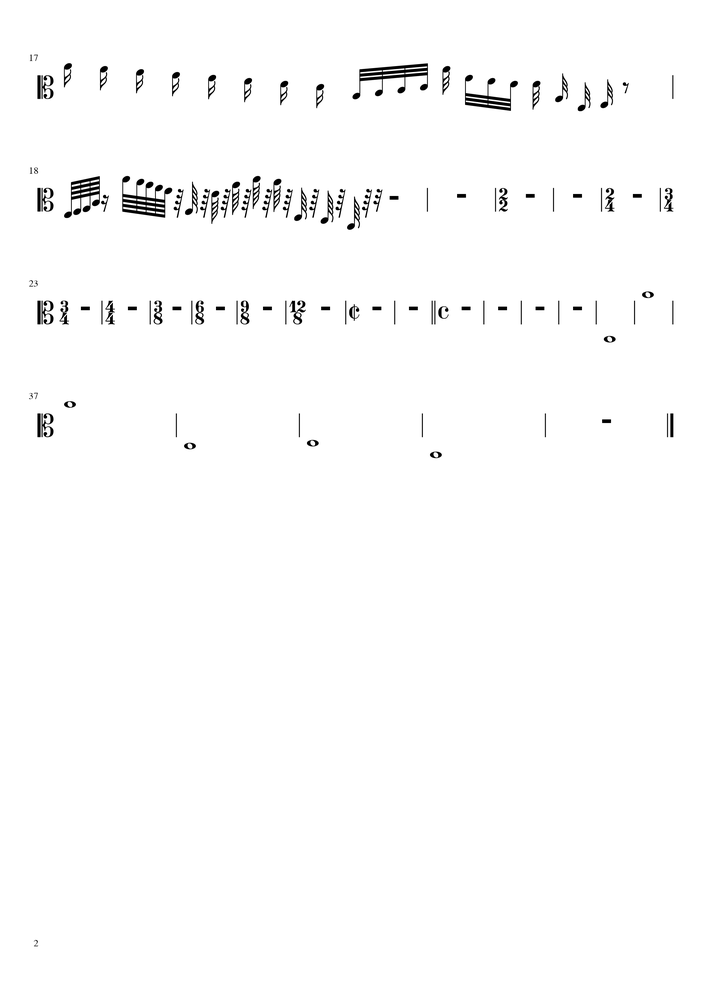
#> input picture ModelTrainer/testdata/Note-Symbols_for_MusicSymbolClassifier_2-2.png, 707 x 999 px, shrunk from 2481 x 3507 before the run
$ python ImageColorInverter.py --image_file_ending ../testdata/Note-Symbols_for_MusicSymbolClassifier_2-2.png
#> lines starting #> are read from the running program, lines starting #| are printed output that depends on the picture
import argparse
import os
from glob import glob

from PIL import Image, ImageOps
from tqdm import tqdm


class ImageColorInverter:
    """ Class for inverting white-on-black images to black-on-white images """
    def invert_images(self, image_directory: str, image_file_ending: str = "*.bmp"):
        """
        In-situ converts the white on black images of a directory to black on white images

        :param image_directory: The directory, that contains the images
        :param image_file_ending: The pattern for finding files in the image_directory
        """
#> called with image_directory = '../data/fornes_raw'
        image_paths = [y for x in os.walk(image_directory) for y in glob(os.path.join(x[0], image_file_ending))]
        for image_path in tqdm(image_paths, desc="Inverting all images in directory {0}".format(image_directory)):
            white_on_black_image = Image.open(image_path).convert("L")
            black_on_white_image = ImageOps.invert(white_on_black_image)
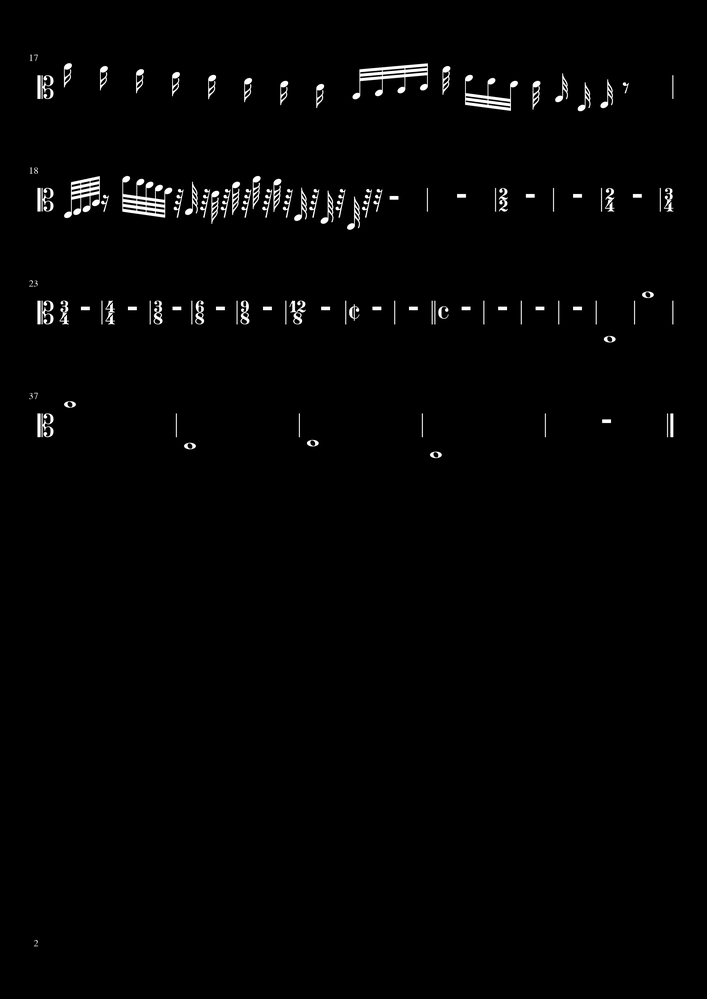
#> black_on_white_image: PIL image 707x999 L; min 0, max 255, mean 3.3
            black_on_white_image.save(os.path.splitext(image_path)[0] + ".png")


if __name__ == "__main__":
    parser = argparse.ArgumentParser()
    parser.add_argument(
        "--image_directory",
        type=str,
        default="../data/fornes_raw",
        help="The directory, where a dataset can be found, that needs to be inverted, e.g. the original Fornés dataset")
    parser.add_argument("--image_file_ending", type=str, default="*.bmp", )

    flags, unparsed = parser.parse_known_args()

    image_inverter = ImageColorInverter()
    image_inverter.invert_images(flags.image_directory, flags.image_file_ending)

$ run again, on ModelTrainer/testdata/Note-Symbols_for_MusicSymbolClassifier_2-white_bg-1.png
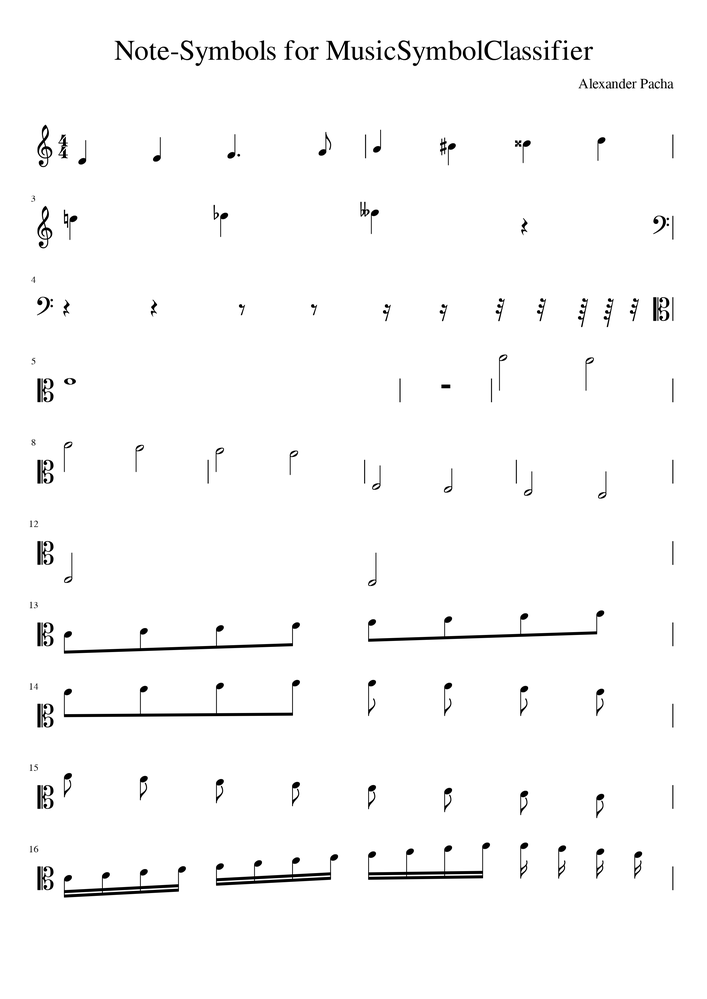
#> input picture ModelTrainer/testdata/Note-Symbols_for_MusicSymbolClassifier_2-white_bg-1.png, 707 x 999 px, shrunk from 2481 x 3507 before the run
#> in invert_images, `black_on_white_image = ImageOps.invert(white_on_black_image)`:
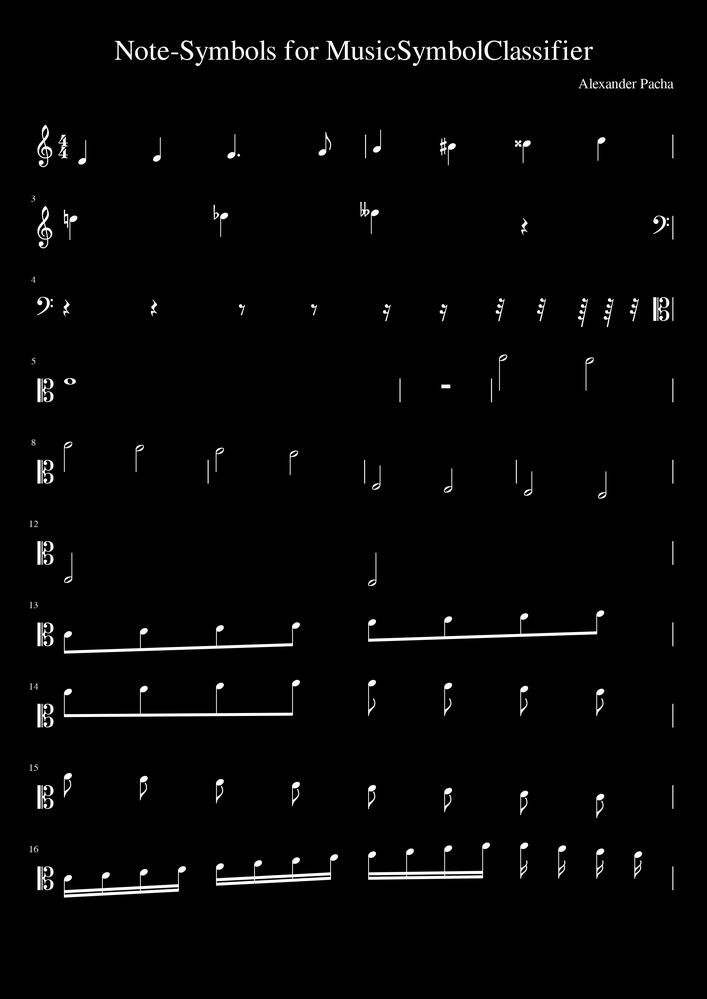
#> black_on_white_image: PIL image 707x999 L; min 0, max 255, mean 5.1
